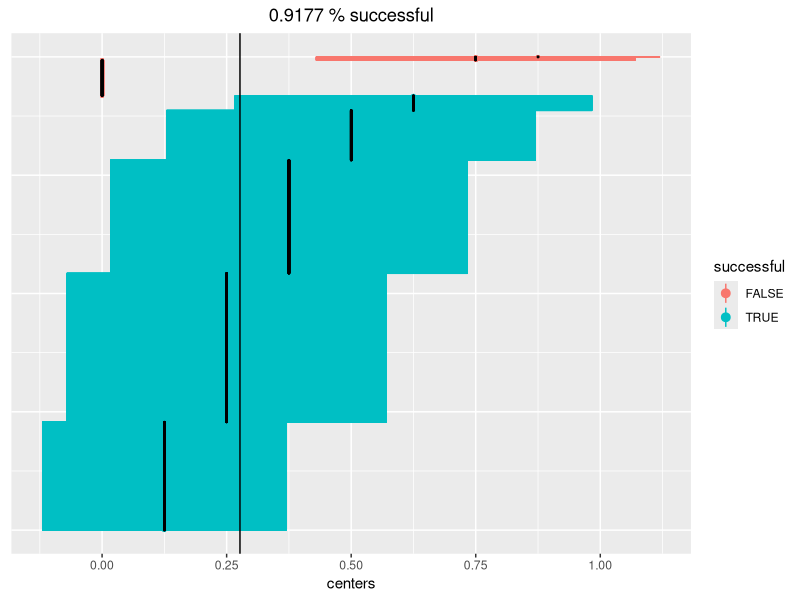
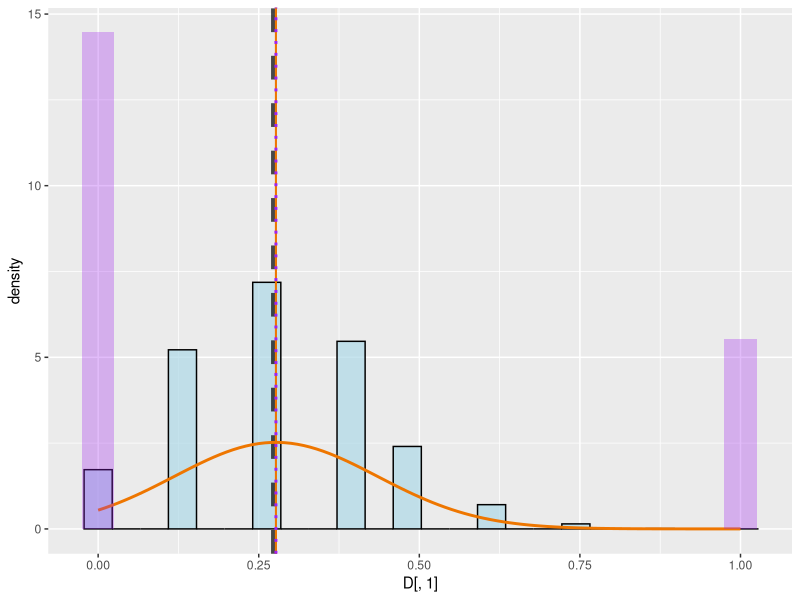
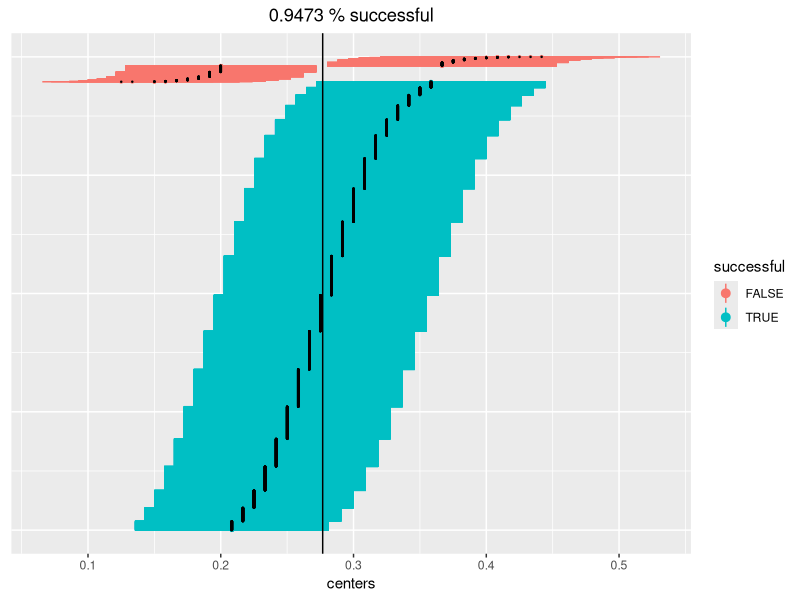
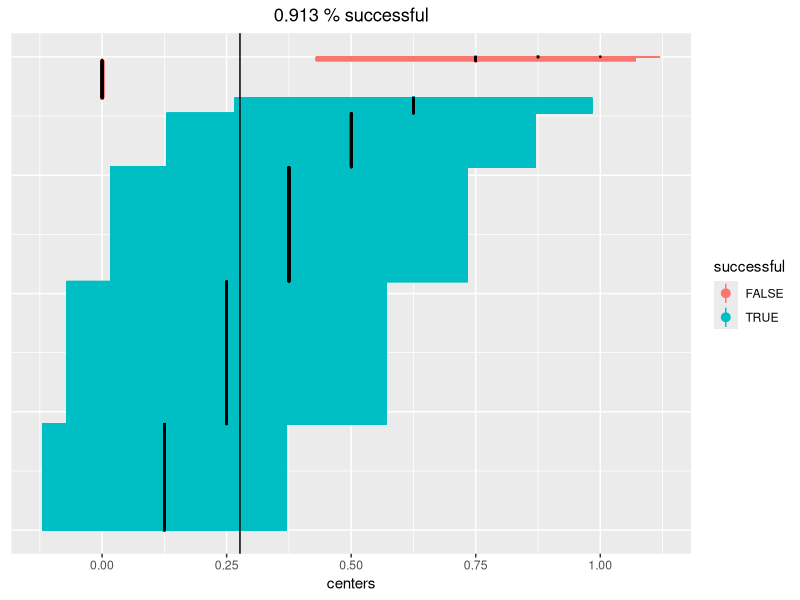

Reproduce these figures in R, in order.

#first of all, let's set the working directory
#to be the same as the current file.
#if Run-ing, this:
setwd(dirname(rstudioapi::getActiveDocumentContext()$path))
#if source-ing, this: 
#setwd(getSrcDirectory()[1])

library(tidyverse)
library(readr)
library(dplyr)
library(ggplot2)


dogBite_data=read_csv("NYC_Dog_Bite_Data.csv")
g=dogBite_data$Gender
(female_p=sum(g=="F")/length(g))
(male_p=sum(g=="M")/length(g))

#how can we use our existing code to 
# estimate the fraction of females?
#define a binary variable, 
#femaleness=1 for females and 0 for others:
femaleness=as.numeric(g=="F")
femaleness[1:10]
mean(femaleness)

 





plot_with_normal=function(input_vec,
                          xmin=.9*min(input_vec),
                          xmax=1.1*max(input_vec),
                          mu,se,bins=20)
{D=as.data.frame(input_vec)
b=(max(input_vec)-min(input_vec))/bins
xvals=seq(from=xmin,to=xmax,length.out=100)
ggplot()+
  geom_histogram(data = D,
                 aes(x=D[,1],y=..density..),
                 binwidth = b,color="black",
                 fill="lightblue",alpha=.7)+
  geom_vline(xintercept=mean(input_vec),color="black",
             size=2,linetype="dashed",alpha=.7)+
  geom_line(data=data.frame(x=c(xmin,xmax)),aes(x=x),
            stat="function",
            fun=dnorm,args=list(mean=mu,sd=se),
            color='darkorange2',size=1)+
  geom_vline(xintercept=qnorm(p=.5,mean=mu,sd=se),
             color='darkorange2',size=.7)
}




#let's begin from the point in the last session
#before we moved from Gaussian to t distribution, 
#because we don't know true sigma, and have to 
#estimate it from the sample.





sampling_proportion_CIs=function(population_vec,
                           sample_size=floor(length(data)/100),
                           num_samples=1000,N_bins=20,
                           alpha_val=.05)
{
  sample_ps=rep(NA,num_samples)
  sample_sds=rep(NA,num_samples)
  for (i in 1:num_samples) {
    this_sample=sample(population_vec,sample_size)
    sample_ps[i]=mean(this_sample)
    sample_sds[i]=sd(this_sample)
  }
  p_pop=mean(population_vec) 
  se_true=sd(population_vec)/sqrt(sample_size) 
  zstar=qnorm(1-alpha_val/2)
  inds=order(sample_ps)
  sample_ps=sample_ps[inds]
  sample_sds=sample_sds[inds]
  CI_upper= sample_ps + zstar*sample_sds/sqrt(sample_size)
  CI_lower= sample_ps - zstar*sample_sds/sqrt(sample_size)
  wins= p_pop>CI_lower & p_pop<CI_upper 
  
  
  D1=as.data.frame(population_vec)
  b=(max(population_vec)-min(population_vec))/N_bins
  
  p1= plot_with_normal(sample_ps,mu= p_pop,se= se_true)+
    geom_histogram(data = D1,
                   aes(x=D1[,1],y=..density..),
                   fill="purple",
                   alpha=.3,binwidth=b)+
    geom_vline(xintercept=mean(population_vec),
               color="purple",
               size=1,linetype="dotted")
  inds=c(which(wins),which(!wins))
  
  D2=data.frame("names"=1:num_samples,
                "centers"=sample_ps[inds],
                "upper_limits"=CI_upper[inds],
                "lower_limits"=CI_lower[inds],
                "successful"=wins[inds])
  
  
  
  p2=ggplot(data=D2, 
            aes(x=names,y=centers, 
                ymin=upper_limits,ymax=lower_limits)) +
    geom_pointrange(aes(col=successful),
                    fatten=.1,size=.5) + 
    geom_hline(yintercept=p_pop ) +
    geom_point(aes(x=names,y=centers),
               color="black",size=.2)+
    theme(axis.title.y=element_blank(),
          axis.text.y=element_blank(),
          axis.ticks.y=element_blank())+
    ggtitle(label = paste0(paste(mean(wins),
                                 "% successful")))+
    theme(axis.title.y=element_blank(),
          axis.text.y=element_blank(),
          axis.ticks.y=element_blank(),
          plot.title = element_text(hjust = 0.5))+
    coord_flip()  
  
  
  
  
  
  return(list("sample_ps"=sample_ps,
              "sample_sds"=sample_sds,
              "samp_dist_graph"=p1,
              "CI_graph"=p2))
}




 

 sampling_results=
  sampling_proportion_CIs(population_vec=femaleness,
                          sample_size=8,
                          num_samples=10^4,
                          alpha_val = .05)
sampling_results$CI_graph
# poor performance. 
#it must be ~95% successful. 

sampling_results$samp_dist_graph
#what if we take bigger samples?






sampling_results=
  sampling_proportion_CIs(population_vec=femaleness,
                          sample_size=120,
                          num_samples=10^4,
                          alpha_val = .05)
sampling_results$CI_graph

#better... 
 


#for the mean, we used the t test
#for small sample sizes. 
#can we use the t-test for proportion as well?


sampling_proportion_CIs_t=function(population_vec,
                             sample_size=floor(length(data)/100),
                             num_samples=1000,N_bins=20,
                             alpha_val=.05)
{
  sample_means=rep(NA,num_samples)
  sample_sds=rep(NA,num_samples)
  for (i in 1:num_samples) {
    this_sample=sample(population_vec,sample_size)
    sample_means[i]=mean(this_sample)
    sample_sds[i]=sd(this_sample)
  }
  mu_pop=mean(population_vec) 
  se_true=sd(population_vec)/sqrt(sample_size) 
  tstar=qt(1-alpha_val/2,df=sample_size-1)
  inds=order(sample_means)
  sample_means=sample_means[inds]
  sample_sds=sample_sds[inds]
  CI_upper= sample_means + tstar*sample_sds/sqrt(sample_size)
  CI_lower= sample_means - tstar*sample_sds/sqrt(sample_size)
  wins= mu_pop>CI_lower & mu_pop<CI_upper 
  
  
  D=as.data.frame(population_vec)
  b=(max(population_vec)-min(population_vec))/N_bins
  
  p1= plot_with_normal(sample_means,mu= mu_pop,se= se_true)+
    geom_histogram(data = D,
                   aes(x=D[,1],y=..density..),
                   fill="purple",
                   alpha=.3,binwidth=b)+
    geom_vline(xintercept=mean(population_vec),
               color="purple",
               size=1,linetype="dotted")
  inds=c(which(wins),which(!wins))
  D=data.frame("names"=1:num_samples,
               "centers"=sample_means[inds],
               "upper_limits"=CI_upper[inds],
               "lower_limits"=CI_lower[inds],
               "successful"=wins[inds])
  
  
  
  p2=ggplot(data=D, 
            aes(x=names,y=centers, 
                ymin=upper_limits,ymax=lower_limits)) +
    geom_pointrange(aes(col=successful),
                    fatten=.1,size=.5) + 
    geom_hline(yintercept=mu_pop ) +
    geom_point(aes(x=names,y=centers),
               color="black",size=.2)+
    theme(axis.title.y=element_blank(),
          axis.text.y=element_blank(),
          axis.ticks.y=element_blank())+
    ggtitle(label = paste0(paste(mean(wins),
                                 "% successful")))+
    theme(axis.title.y=element_blank(),
          axis.text.y=element_blank(),
          axis.ticks.y=element_blank(),
          plot.title = element_text(hjust = 0.5))+
    coord_flip()  
  
  
  
  
  
  return(list("sample_means"=sample_means,
              "sample_sds"=sample_sds,
              "samp_dist_graph"=p1,
              "CI_graph"=p2))
}








sampling_results=
  sampling_proportion_CIs(population_vec=femaleness,
                          sample_size=8,
                          num_samples=10^4,
                          alpha_val = .05)
sampling_results$CI_graph

#didn't work...
#the t-distribution only works for the mean. 
#for proportion, we only use the normal distribution. 
#rule of thumb is: 
#the sample size must be large enough such that
#there are >10 of each group in our sample








#we can use R to get CIs for proportions. 
#there are several other methods that don't rely
#on the normal approximation, and they can 
#be found in R, in different libraries. 
#here are two examples: 
wins=sum(femaleness)
prop.test(wins,length(femaleness),conf.level=0.95)

binom.test(wins,length(femaleness),conf.level=0.95)






 
